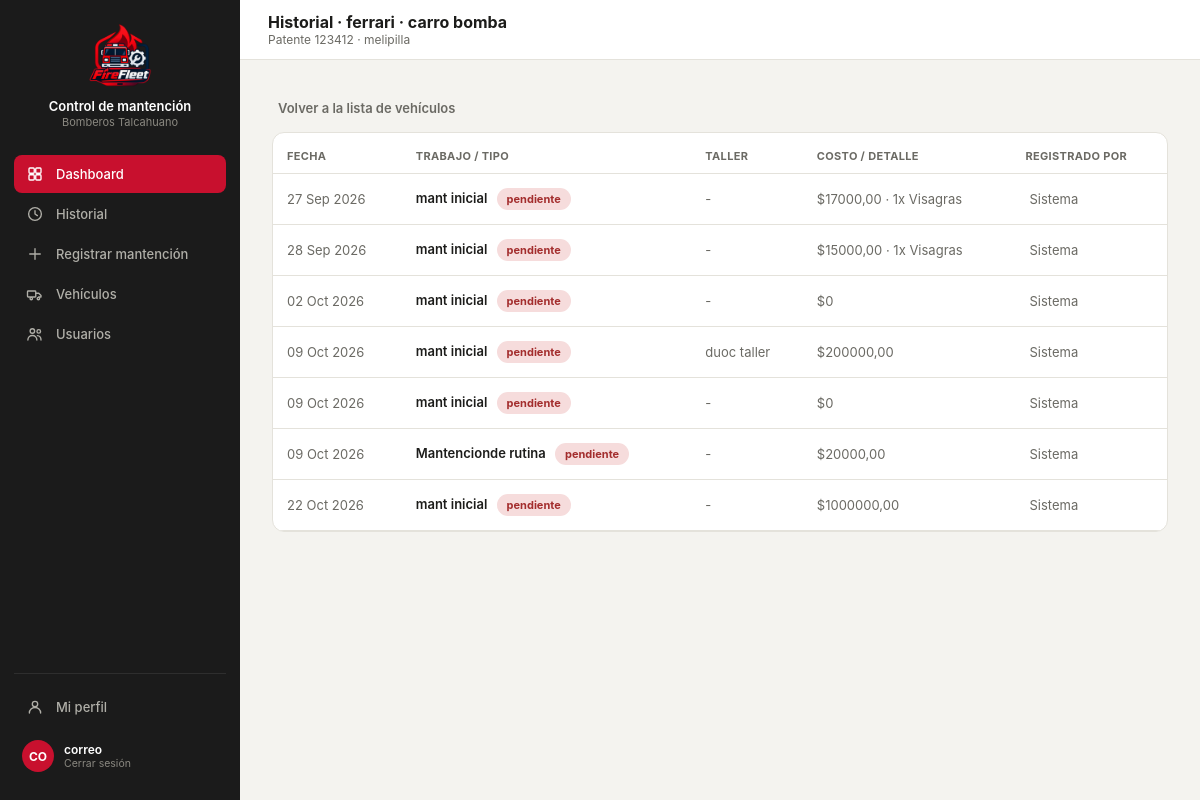
/detalle/1/ (signed in), run on the app's committed database.
### core/models.py (models this page shows, shortened)
class Vehiculo(models.Model):
    id_vehi = models.AutoField(primary_key=True)
    patente = models.CharField(max_length=10, unique=True, null=True, blank=True)
    tipo_v = models.CharField(max_length=50)
    modelo = models.CharField(max_length=80, blank=True)
    anio = models.IntegerField(null=True, blank=True, db_column="año")
    id_compania = models.ForeignKey(
        Compania, on_delete=models.PROTECT, db_column="id_compania", related_name="vehiculos",
    )
    estado = models.CharField(max_length=30, default="operativo")
    kilometraje = models.DecimalField(max_digits=10, decimal_places=2, default=0)
    proxima_mantencion = models.DateField(null=True, blank=True)
    class Meta:
        db_table = "vehiculo"

class Compania(models.Model):
    id_comp = models.AutoField(primary_key=True)
    nombre = models.CharField(max_length=100)
    direccion = models.CharField(max_length=200, blank=True, db_column="dirección")
    telefono = models.CharField(max_length=20, blank=True, db_column="teléfono")
    class Meta:
        db_table = "compania"
        verbose_name_plural = "Compañías"
    def __str__(self):
        return self.nombre

class Mantencion(models.Model):
    id_mant = models.AutoField(primary_key=True)
    id_vehi = models.ForeignKey(
        Vehiculo, on_delete=models.CASCADE, db_column="id_vehi", related_name="mantenciones",
    )
    id_tipo = models.ForeignKey(
        TipoMantencion, on_delete=models.PROTECT, db_column="id_tipo", related_name="mantenciones",
    )
    descripcion = models.TextField(blank=True, default='')
    fecha_in = models.DateField(auto_now_add=True)
    fecha_ter = models.DateField(null=True, blank=True)
    estado = models.CharField(max_length=30, default="pendiente")
    costo_t = models.DecimalField(max_digits=12, decimal_places=2, default=0)
    respon = models.CharField(max_length=120, blank=True)
    class Meta:
        db_table = "mantencion"

class TipoMantencion(models.Model):
    id_tipo = models.AutoField(primary_key=True)
    nombre = models.CharField(max_length=100)
    categ = models.CharField(max_length=50, blank=True)
    perio = models.CharField(max_length=50, blank=True)
    class Meta:
        db_table = "tipomantencion"
        verbose_name = "Tipo de mantención"
        verbose_name_plural = "Tipos de mantención"

class MantencionInsu(models.Model):
    id_mant = models.ForeignKey(
        Mantencion, on_delete=models.CASCADE, db_column="id_mant", related_name="insumos_usados",
    )
    id_insu = models.ForeignKey(
        Insumo, on_delete=models.PROTECT, db_column="id_insu", related_name="mantenciones",
    )
    cant = models.DecimalField(max_digits=10, decimal_places=2, default=1)
    costo_aso = models.DecimalField(max_digits=12, decimal_places=2, default=0)
    class Meta:
        db_table = "mantencion_insu"
        unique_together = (('id_mant', 'id_insu'),)

class Insumo(models.Model):
    id_insu = models.AutoField(primary_key=True)
    nombre = models.CharField(max_length=150)
    tipo_i = models.CharField(max_length=80, blank=True)
    unidad_m = models.CharField(max_length=20, blank=True)
    costo_uni = models.DecimalField(max_digits=12, decimal_places=2, default=0)
    stock = models.IntegerField(default=0)
    class Meta:
        db_table = "insumo"

### core/views.py (the view)
# urls.py: path('detalle/<int:vehiculo_id>/', views.detalle, name='detalle'),
@login_required(login_url='index')
def detalle(request, vehiculo_id):
    perfil, current_user_data = _datos_usuario_actual(request)
    current_user_data['role'] = current_user_data['rol']
    vehiculo = get_object_or_404(Vehiculo, pk=vehiculo_id)
    mantenciones = Mantencion.objects.filter(id_vehi=vehiculo)
    context = {
        'current_user': current_user_data,  # <-- verifica si es admin el user
        'vehiculo': vehiculo,
        'mantenciones': mantenciones,
    }
    return render(request, 'core/historial-detalle.html', context)

### core/views.py (called while the page is built)
def _datos_usuario_actual(request):
    perfil_usuario = getattr(request.user, 'perfil', None)
    is_admin = request.user.is_superuser or bool(
        perfil_usuario and (perfil_usuario.rol or '').lower() == 'administrador'
    )
    if perfil_usuario:
        nombre = perfil_usuario.nombre
        rol = perfil_usuario.rol
        comp = str(perfil_usuario.id_compania) if perfil_usuario.id_compania else 'Sin Compañía'
    else:
        nombre = request.user.get_full_name() or request.user.username
        rol = ''
        comp = 'Sin Compañía'
    return perfil_usuario, {
        'name': nombre,
        'rol': rol,
        'comp': comp,
        'initials': ''.join([palabra[0].upper() for palabra in nombre.split()[:2]]) or '??',
        'isAdmin': is_admin,
    }

### core/templates/core/historial-detalle.html (shortened to what this page needs)
{% load static %}
<!DOCTYPE html>
<html lang="es">
<head>
<link rel="stylesheet" href="https://cdnjs.cloudflare.com/ajax/libs/tabler-icons/2.44.0/iconfont/tabler-icons.min.css">
<link rel="stylesheet" href="{% static 'styles.css' %}">
</head>
<body>
<div class="layout">
  <div class="sidebar">
    <div class="sidebar-brand">
      <div class="logo"><img src="{% static 'imagenes/logo2.png' %}" alt="Logo Control de mantención"></div>
      <div><p class="t1">Control de mantención</p><p class="t2">Bomberos Talcahuano</p></div>
    </div>
      <a class="nav-item active" href="{% url 'dashboard' %}">Dashboard</a>
    <a class="nav-item" href="{% url 'historial' %}"><svg class="nav-icon" viewBox="0 0 24 24" fill="none" stroke="currentColor" stroke-width="1.8" stroke-linecap="round" stroke-linejoin="round"><circle cx="12" cy="12" r="8.5"/><polyline points="12 7.5 12 12 15.2 14.2"/></svg>Historial</a>
    <a class="nav-item" href="{% url 'registrar' %}"><svg class="nav-icon" viewBox="0 0 24 24" fill="none" stroke="currentColor" stroke-width="1.8" stroke-linecap="round" stroke-linejoin="round"><line x1="12" y1="5" x2="12" y2="19"/><line x1="5" y1="12" x2="19" y2="12"/></svg>Registrar mantención</a>
    <a class="nav-item nav-vehiculos" href="{% url 'vehiculos' %}" style="display:none;"><svg class="nav-icon" viewBox="0 0 24 24" fill="none" stroke="currentColor" stroke-width="1.8" stroke-linecap="round" stroke-linejoin="round"><rect x="2" y="8" width="11" height="8" rx="1"/><path d="M13 11h4l3 3v2h-3"/><circle cx="7" cy="18" r="1.6"/><circle cx="16.5" cy="18" r="1.6"/></svg>Vehículos</a>
    <a class="nav-item nav-usuarios" href="{% url 'usuarios' %}" style="display:none;"><svg class="nav-icon" viewBox="0 0 24 24" fill="none" stroke="currentColor" stroke-width="1.8" stroke-linecap="round" stroke-linejoin="round"><circle cx="8.5" cy="8" r="3"/><path d="M2.5 20c0-3.6 2.7-6 6-6s6 2.4 6 6"/><circle cx="17" cy="8.5" r="2.4"/><path d="M15.2 14.2c2.7 0.2 4.8 2.3 4.8 5.8"/></svg>Usuarios</a>
    <div class="sidebar-footer">
      <a class="nav-item" href="{% url 'perfil' %}"><svg class="nav-icon" viewBox="0 0 24 24" fill="none" stroke="currentColor" stroke-width="1.8" stroke-linecap="round" stroke-linejoin="round"><circle cx="12" cy="8" r="3.6"/><path d="M4.5 20c0-4.1 3.4-7.4 7.5-7.4s7.5 3.3 7.5 7.4"/></svg>Mi perfil</a>
      <a class="sidebar-user" href="{% url 'logout' %}" style="margin-top:6px; text-decoration:none;">
        <div class="av">{{ request.user.username|slice:":2"|upper }}</div>
        <div><p class="name">{{ request.user.get_full_name|default:request.user.username }}</p><p class="role">Cerrar sesión</p></div>
      </a>
    </div>
  </div>
  <div class="main">
    <div class="topbar">
      <div style="display:flex; align-items:center; gap:12px;">
        <div>
          <h2 id="topbar-title">Historial · {{ vehiculo.modelo }} · {{ vehiculo.tipo_v }}</h2>
          <p class="crumb" id="topbar-crumb">Patente {{ vehiculo.patente }} · {{ vehiculo.id_compania.nombre|default:"Sin compañía" }}</p>
        </div>
      </div>
    </div>
    <div class="content" id="content">
      <a class="back-link" href="{% url 'historial' %}" style="text-decoration:none; color:var(--text2); display:inline-flex; align-items:center; gap:6px; margin-bottom:16px;">
        Volver a la lista de vehículos
      </a>
      {% if mantenciones %}
        <div class="card" style="padding:0; overflow:hidden;">
          <table>
            <thead>
              <tr>
                <th>Fecha</th>
                <th>Trabajo / Tipo</th>
                <th>Taller</th>
                <th>Costo / detalle</th>
                <th>Registrado por</th>
              </tr>
            </thead>
            <tbody>
              {% for m in mantenciones %}
              <tr>
                <td style="color:var(--text2); white-space:nowrap;">{{ m.fecha_in|date:"d M Y" }}</td>
                <td style="font-weight:600;">
                  {{ m.id_tipo.nombre|default:"Sin especificar" }}
                  {% if m.estado %}
  {% if m.estado == 'Preventiva' or m.estado == 'Completada' %}
    <span class="pill" style="margin-left:6px; background:var(--green-bg); color:var(--green);">
  {% else %}
    <span class="pill" style="margin-left:6px; background:var(--danger-bg); color:var(--danger);">
  {% endif %}
      {{ m.estado }}
    </span>
{% endif %}
                </td>
                <td style="color:var(--text2);">{{ m.respon|default:"-" }}</td>
                <td style="color:var(--text2);">
                  ${{ m.costo_t|default:0 }}
      {% if m.insumos_usados.all %}
        ·
        {% for i in m.insumos_usados.all %}
          {{ i.cant|floatformat:"-2" }}x {{ i.id_insu.nombre }}{% if not forloop.last %}, {% endif %}
        {% endfor %}
      {% endif %}
    </td>
                <td style="color:var(--text2); white-space:nowrap;">
                  {{ m.empleados_asignados|default:"Sistema" }}
                </td>
              </tr>
              {% endfor %}
            </tbody>
          </table>
        </div>
      {% else %}
        <div class="card" style="text-align:center; padding:50px 20px; color:var(--text2);">
          <i class="ti ti-file-off" style="font-size:28px;"></i>
          <p style="font-size:13px; margin:10px 0 0;">Este vehículo aún no tiene mantenciones registradas.</p>
        </div>
      {% endif %}
    </div>
  </div>
</div>
</body>
</html>

### core/static/styles.css (style rules this page uses)
:root { --red:#C8102E; --dark:#212121; --darker:#181818; --sidebar-bg:#1B1B1B; --sidebar-hover:#2A2A2A; --input-bg:#fff; --input-border:#D8D6CE; --muted:#8A8880; --amber:#854F0B; --amber-bg:#FDECC8; --green:#0F6E56; --green-bg:#DCEEE8; --danger:#A32D2D; --danger-bg:#F6DCDC; --surface1:#F4F3EF; --surface2:#FFFFFF; --border:#E4E2DB; --text1:#1C1C1A; --text2:#6B6A64; }
* { box-sizing:border-box; -webkit-tap-highlight-color:transparent; }
body { margin:0; font-family:-apple-system,BlinkMacSystemFont,"Segoe UI",Roboto,Helvetica,Arial,sans-serif; background:var(--surface1); color:var(--text1); min-height:100vh; }
.layout { display:flex; min-height:100vh; }
.sidebar { width:240px; background:var(--sidebar-bg); flex-shrink:0; display:flex; flex-direction:column; padding:20px 14px; position:sticky; top:0; height:100vh; }
.sidebar-brand { display:flex; flex-direction:column; align-items:center; text-align:center; gap:10px; padding:4px 8px 26px; }
.sidebar-brand .logo { width:64px; height:64px; display:flex; align-items:center; justify-content:center; flex-shrink:0; overflow:hidden; }
.sidebar-brand .logo img { width:100%; height:100%; object-fit:contain; display:block; }
.sidebar-brand .t1 { color:#fff; font-size:13px; font-weight:600; margin:0; line-height:1.3; }
.sidebar-brand .t2 { color:#8A8880; font-size:11px; margin:0; }
.nav-item { display:flex; align-items:center; gap:12px; padding:10px 12px; border-radius:8px; color:#B0AFA8; font-size:13px; font-weight:500; cursor:pointer; border:none; background:none; width:100%; text-align:left; margin-bottom:2px; text-decoration:none; }
.nav-item .nav-icon { width:18px; height:18px; flex-shrink:0; }
.nav-item.active { background:var(--red); color:#fff; }
.sidebar-footer { margin-top:auto; padding-top:14px; border-top:1px solid #2E2E2E; }
.sidebar-user { display:flex; align-items:center; gap:10px; padding:8px; border-radius:8px; cursor:pointer; }
.sidebar-user .av { width:32px; height:32px; border-radius:50%; background:var(--red); display:flex; align-items:center; justify-content:center; color:#fff; font-size:12px; font-weight:700; flex-shrink:0; }
.sidebar-user .name { color:#fff; font-size:12px; font-weight:600; margin:0; }
.sidebar-user .role { color:#8A8880; font-size:10.5px; margin:0; }
.main { flex:1; min-width:0; }
.topbar { height:60px; background:var(--surface2); border-bottom:1px solid var(--border); display:flex; align-items:center; justify-content:space-between; padding:0 28px; position:sticky; top:0; z-index:10; }
.topbar h2 { font-size:16px; font-weight:700; margin:0; }
.topbar .crumb { font-size:12px; color:var(--text2); margin:0; }
.content { padding:28px 32px; max-width:1200px; margin:0 auto; }
.card { background:var(--surface2); border:1px solid var(--border); border-radius:12px; padding:18px; }
.pill { font-size:11px; font-weight:700; padding:4px 10px; border-radius:20px; display:inline-block; }
table { width:100%; border-collapse:collapse; }
th { text-align:left; font-size:11px; color:var(--text2); font-weight:700; text-transform:uppercase; letter-spacing:0.03em; padding:16px 14px 10px; border-bottom:1px solid var(--border); }
td { padding:14px; border-bottom:1px solid var(--border); font-size:13px; vertical-align:middle; }
.back-link { display:inline-flex; align-items:center; gap:6px; color:var(--text2); font-size:13px; font-weight:600; cursor:pointer; margin-bottom:16px; background:none; border:none; padding:0; text-decoration:none; }
.content { padding: 32px; flex: 1; }

### data on the page
Vehiculo: modelo "ferrari", tipo_v "carro bomba", patente "123412", id_compania.nombre "melipilla"
Mantencion: fecha_in "27 Sep 2026", id_tipo.nombre "mant inicial", estado "pendiente", respon "-", costo_t "17000,00", empleados_asignados "Sistema"
MantencionInsu: cant "1", id_insu.nombre "Visagras"
Mantencion: fecha_in "28 Sep 2026", id_tipo.nombre "mant inicial", estado "pendiente", respon "-", costo_t "15000,00", empleados_asignados "Sistema"
MantencionInsu: cant "1", id_insu.nombre "Visagras"
Mantencion: fecha_in "02 Oct 2026", id_tipo.nombre "mant inicial", estado "pendiente", respon "-", costo_t "0", empleados_asignados "Sistema"
Mantencion: fecha_in "09 Oct 2026", id_tipo.nombre "mant inicial", estado "pendiente", respon "duoc taller", costo_t "200000,00", empleados_asignados "Sistema"
Mantencion: fecha_in "09 Oct 2026", id_tipo.nombre "mant inicial", estado "pendiente", respon "-", costo_t "0", empleados_asignados "Sistema"
Mantencion: fecha_in "09 Oct 2026", id_tipo.nombre "Mantencionde rutina", estado "pendiente", respon "-", costo_t "20000,00", empleados_asignados "Sistema"
Mantencion: fecha_in "22 Oct 2026", id_tipo.nombre "mant inicial", estado "pendiente", respon "-", costo_t "1000000,00", empleados_asignados "Sistema"

### other printed values
{{ request.user.username|slice:":2"|upper }} "CO"
{{ request.user.get_full_name|default:request.user.username }} "correo"
